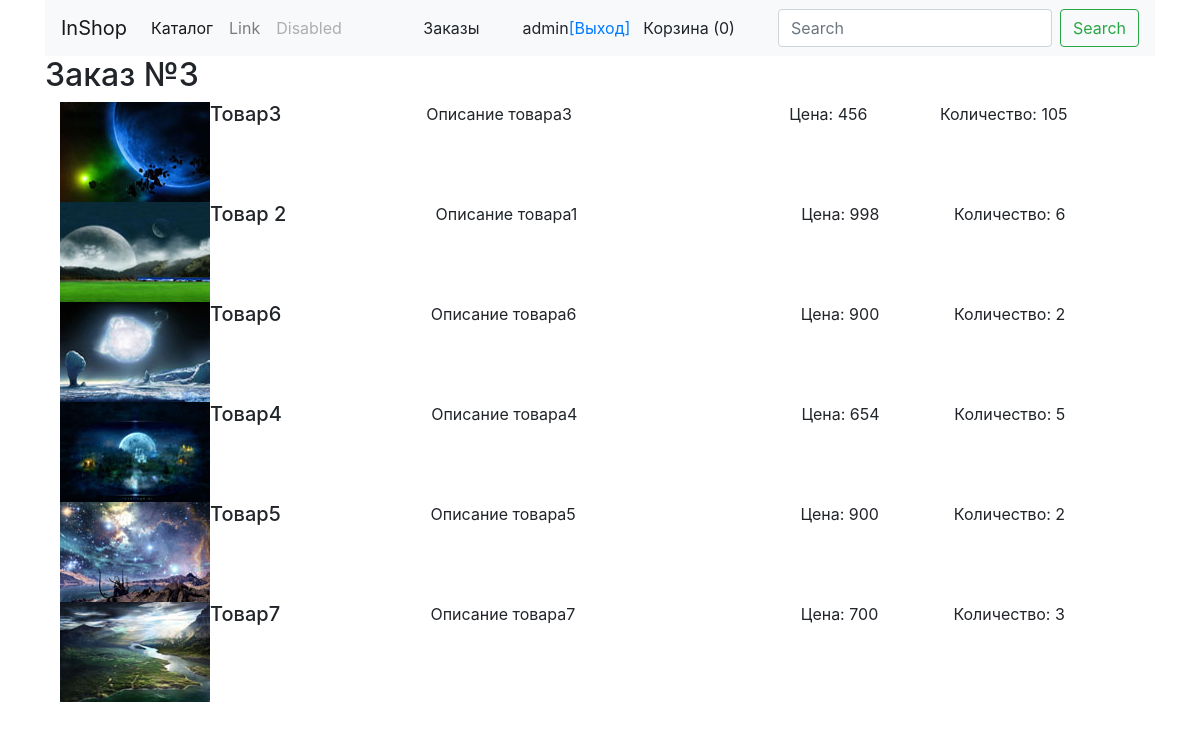
/order/single/?id_order=3 (signed in), run on the app's committed database.
### tables this page shows
CREATE TABLE `carts` (
  `id_cart` int(11) NOT NULL,
  `id_product` int(11) NOT NULL,
  `id_user` int(11) DEFAULT NULL,
  `id_session` varchar(35) NOT NULL,
  `quantity` float NOT NULL
);

CREATE TABLE `products` (
  `id_product` int(11) NOT NULL,
  `name_product` text NOT NULL,
  `price` decimal(10,0) NOT NULL,
  `img` text NOT NULL,
  `id_unit` int(11) NOT NULL,
  `id_product_type` int(11) NOT NULL,
  `id_product_category` int(11) NOT NULL,
  `description` text NOT NULL
);

### public/index.php (called while the page is built, shortened)
<?
require_once '../config/main.php';
$config = include __DIR__ . "/../config/config.php";
try {
    App::call()->run($config);
} catch (Exception $e) {
    var_dump($e);
}

### traits/Tsingletone.php (called while the page is built, shortened)
<?php
trait Tsingletone
{
    private static $instance = null;
    public static function getInstance() {
        if (is_null(static::$instance)) {
            static::$instance = new static();
        }
        return self::$instance;
    }
}

### engine/Storage.php (called while the page is built, shortened)
<?php
class Storage
{
    protected $items = [];
    public function get($key)
    {
        if(!isset($this->items[$key])){
            $this->items[$key] = App::call()->createComponent($key);
        }
        return $this->items[$key];
    }
}

### engine/Request.php (called while the page is built, shortened)
<?php
class Request
{
    private $params;
    private function parseRequest(){
        $this->params = $_REQUEST;
    }
    public function getParams()
    {
        return $this->params;
    }
}

### models/repositories/OrderRepository.php (called while the page is built, shortened)
<?php
class OrderRepository extends Repository
{
    public function getOne($id)
    {
        $sql = "SELECT p.id_product, name_product, price, description, img, quantity FROM `orders` as o, carts as c, products as p WHERE o.id_order=:id_order AND o.id_session=c.id_session AND c.id_product=p.id_product";
        return $this->db->queryAll($sql, [':id_order'=>$id]);
    }
    public function getTableName(){
        return 'orders';
    }
}

### models/Repository.php (called while the page is built, shortened)
<?php
abstract class Repository
{
    public function __construct()
    {
        $this->db = Db::getInstance();
    }
}

### engine/Db.php (called while the page is built, shortened)
<?php
class Db
{
    private $config = [
        'driver' => 'mysql',
        'host' => 'localhost',
        'login' => 'root',
        'password' => '',
        'database' => 'inshopdb',
        'charset' => 'utf8'
    ];
    private $connection = null;
    private function getConnection() {
        if (is_null($this->connection)) {
            $this->connection = new \PDO($this->prepareDsnString(),
                $this->config['login'],
                $this->config['password']
                );
        }
        $this->connection->setAttribute(\PDO::ATTR_DEFAULT_FETCH_MODE, \PDO::FETCH_ASSOC);
        return $this->connection;
    }
    private function prepareDsnString() {
        return sprintf("%s:host=%s;dbname=%s;charset=%s",
            $this->config['driver'],
            $this->config['host'],
            $this->config['database'],
            $this->config['charset']
        );
    }
    private function query($sql, $params) {
        $stmt = $this->getConnection()->prepare($sql);
        $stmt->execute($params);
        return $stmt;
    }
    public function queryAll($sql, $params = []) {
        return $this->query($sql, $params)->fetchAll();
    }
}

### views/orderContent.php (the view)
<h2>
    Заказ №<?=$id_order?>
</h2>
<?foreach ($order as $item):?>
    <div class="cart-cont col-12" id="<?=$item['id_cart']?>">
        <a href="/product/card/?id=<?=$item['id_product']?>">
            <img src="<?=IMG_SMALL . $item['img'][0]?>" class="" style="flex-grow: 3">
        </a>
        <h5 class="card-title" style="flex-grow: 2">
            <?=$item['name_product']?>
        </h5>
        <p class="card-text" style="flex-grow: 3">
            <?=$item['description']?>
        </p>
        <p class="card-text" style="flex-grow: 1">
            Цена: <?=$item['price']?>
        </p>
        <p class="card-text" style="flex-grow: 1">
            Количество: <span class="quantity"><?=$item['quantity']?></span>
        </p>
    </div>
<?endforeach;?>

### public/css/styles.css (style rules this page uses)
.cart-cont { display: flex; justify-content: space-between; }

### data on the page
carts: shows a picture, id_product.name_product "Товар3", id_product.description "Описание товара3", id_product.price "456", quantity "105"
carts: shows a picture, id_product.name_product "Товар 2", id_product.description "Описание товара1", id_product.price "998", quantity "6"
carts: shows a picture, id_product.name_product "Товар6", id_product.description "Описание товара6", id_product.price "900", quantity "2"
carts: shows a picture, id_product.name_product "Товар4", id_product.description "Описание товара4", id_product.price "654", quantity "5"
carts: shows a picture, id_product.name_product "Товар5", id_product.description "Описание товара5", id_product.price "900", quantity "2"
carts: shows a picture, id_product.name_product "Товар7", id_product.description "Описание товара7", id_product.price "700", quantity "3"

### other printed values
$menu[2] "admin"
$menu[0]['count'] "0"
$id_order "3"
